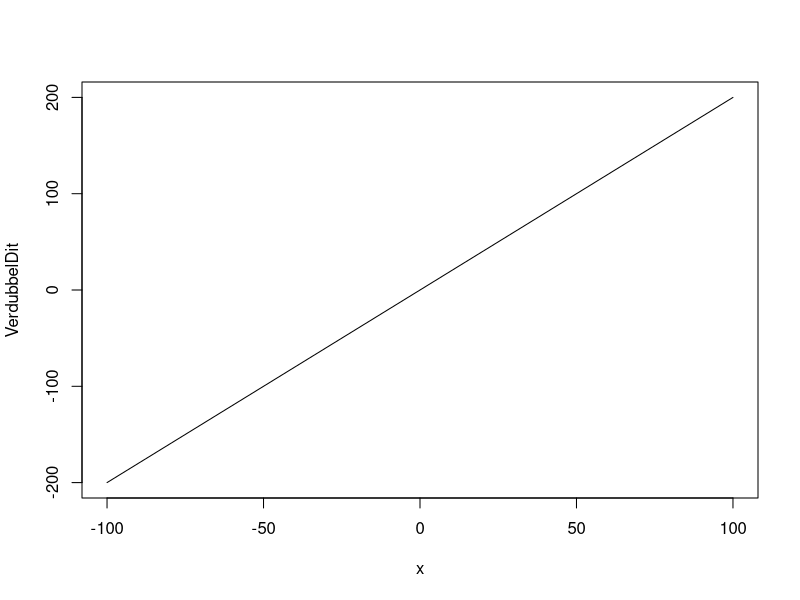

Write R code to recreate this figure.
## ---- chunk 1
VerdubbelDit <- function(x) {
  if (!is.numeric(x)) {
      stop("No string-based input allowed!")
  }
  n <- x*2
  n
}
plot(VerdubbelDit, xlim = c(-100,100), ylim = c(-200, 200))
## ---- chunk 2
VerdubbelDit(20)
VerdubbelDit(-10)
tryCatch(
  VerdubbelDit("hallo"),
  error = function(x) { print("hallo is invalid input indeed") }
)

